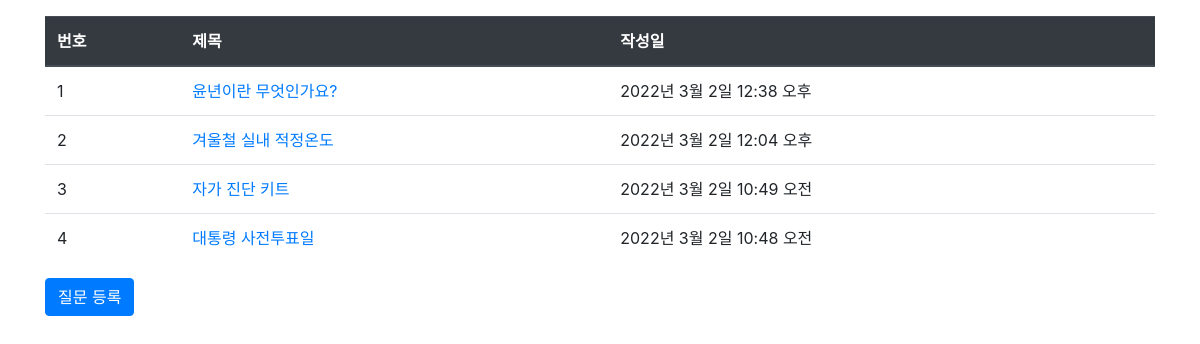
Before: / with the older database file.
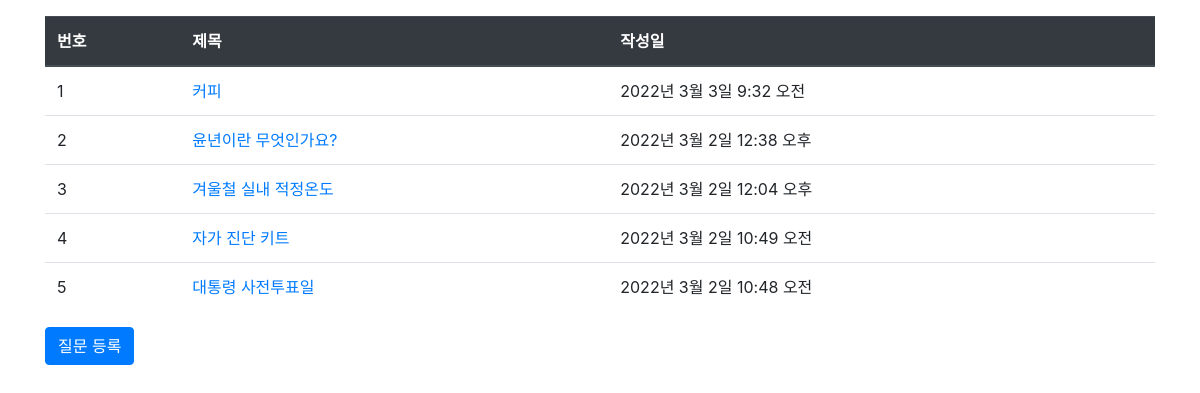
After: the same page with the newer database file.
### board/models.py (models this page shows, shortened)
class Question(models.Model):
    subject = models.CharField(max_length=200)
    content = models.TextField()
    create_date = models.DateTimeField()

### board/views.py (the view)
# urls.py: path('', views.index, name='index'),  #127.0.0.1:8000/board/
def index(request):
    question_list = Question.objects.order_by('-create_date')         # '-' 내림차순, '-pk'도 가능
    return render(request, 'board/question_list.html', {'question_list':question_list})

### templates/board/question_list.html (shortened to what this page needs)
<!DOCTYPE html>
{% load static %}
<html lang="ko">
<head>
    <link rel="stylesheet" href="{% static 'board/css/bootstrap.css/' %}">
</head>
<body>
    <div class="container my-3">
        <table class="table">
            <thead class="thead-dark">
                <tr>
                    <th>번호</th><th>제목</th><th>작성일</th>
                </tr>
            </thead>
            <tbody>
                {% if question_list %}
                     {% for question in question_list %}
                    <tr>
                        <td>{{ forloop.counter }}</td>
                        <td>
                            <a href="{% url 'board:detail' question.id %}">{{ question.subject }}</a>
                        </td>
                        <td>{{ question.create_date }}</td>
                    </tr>
                    {% endfor %}
                {% else %}
                    <p>질문이 없습니다.</p>
                {% endif %}
            </tbody>
        </table>
        <a href="{% url 'board:question_create' %}" class="btn btn-primary">질문 등록</a>
    </div>
</body>
</html>

Changed rows visible on the page:
added Question: subject "커피", create_date "2022년 3월 3일 9:32 오전"
